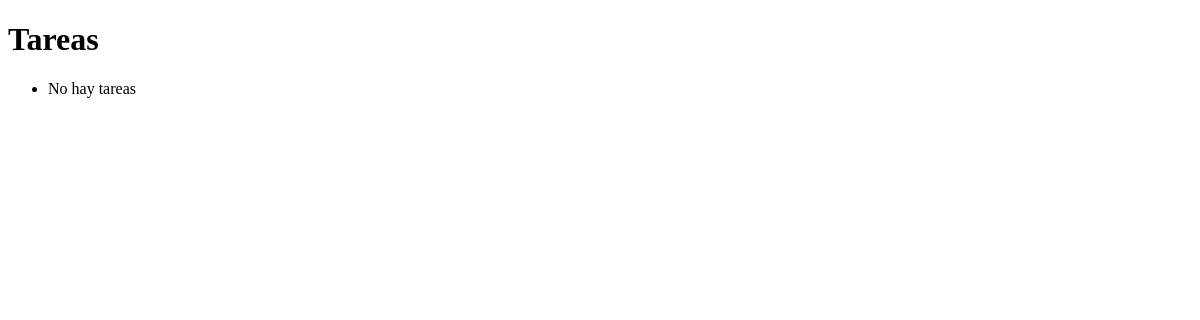
The app's page /task/ (signed in), older data.
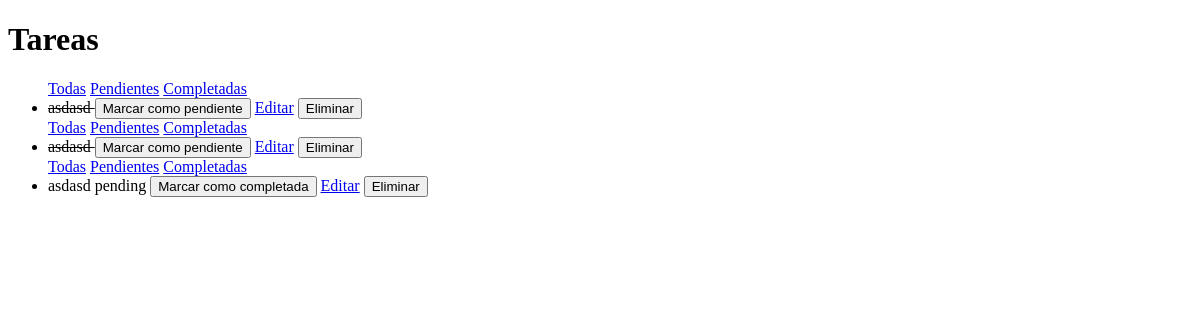
The same page, newer data.
### task/models.py (models this page shows, shortened)
class Task(models.Model):
    STATUS_CHOICES = [
        ('pending', 'Pendiente'),
        ('in_progress', 'En progreso'),
        ('donde', 'Completada'),
    ]
    title = models.CharField(max_length=100)
    completed = models.BooleanField(default=False)
    description = models.TextField(blank= True)
    status = models.CharField(
        max_length=20,
        choices= STATUS_CHOICES,
        default= 'pending'
    )
    user= models.ForeignKey(
        User,
        on_delete=models.CASCADE,
        related_name='tasks'
    )
    created_at = models.DateField(auto_now_add=True)
    updated_at = models.DateField(auto_now=True)

### task/views.py (the view)
# urls.py: path('', task_list, name='task_list'),
@login_required
def task_list(request):
    status = request.GET.get('status')
    tasks = Task.objects.filter(user=request.user)
    if status == 'pending':
        tasks = tasks.filter(completed=False)
    elif status == 'completed':
        tasks = tasks.filter(completed=True)
    return render(request, 'task/task_list.html', {
        'tasks': tasks,
        'status': status
    })

### task/templates/task/task_list.html (shortened to what this page needs)
<!DOCTYPE html>
<html>
    <head>
    </head>
    <body>
        <h1>Tareas</h1>
        <ul>
            {%for task in tasks%}
            <a href="{%url 'task_list' %}">Todas</a>
            <a href="?status=pending">Pendientes</a>
            <a href="?status=completed">Completadas</a>
            <li>
                {% if task.completed %}
                    <s>{{task.title}}  </s>
                {% else %}
                {{task.title}} {{task.status}}
                {% endif %}
                <form method="POST" action="{%url 'task_toggle'  task.id%}" style="display:inline;">
                    <button type="submit">
                        {%if task.completed%}
                            Marcar como pendiente
                        {%else%}
                            Marcar como completada
                        {%endif%}
                    </button>
                </form>
                <a href="{% url 'task_edit' task.id%}">Editar</a>
                <form method="POST" action="{% url 'task_delete' task.id %}" style="display:inline;">
                    <button type="submit">Eliminar</button>
                </form>
            </li>
            {%empty%}
            <li>No hay tareas</li>
            {%endfor%}
        </ul>
    </body>
</html>

Row changes from the older to the newer data that the page shows:
added Task: title "asdasd", completed "Marcar como pendiente"
added Task: title "asdasd", completed "Marcar como pendiente"
added Task: title "asdasd", status "pending", completed "Marcar como completada"
Text that changed along with them:
text no longer shown: "No hay tareas"
